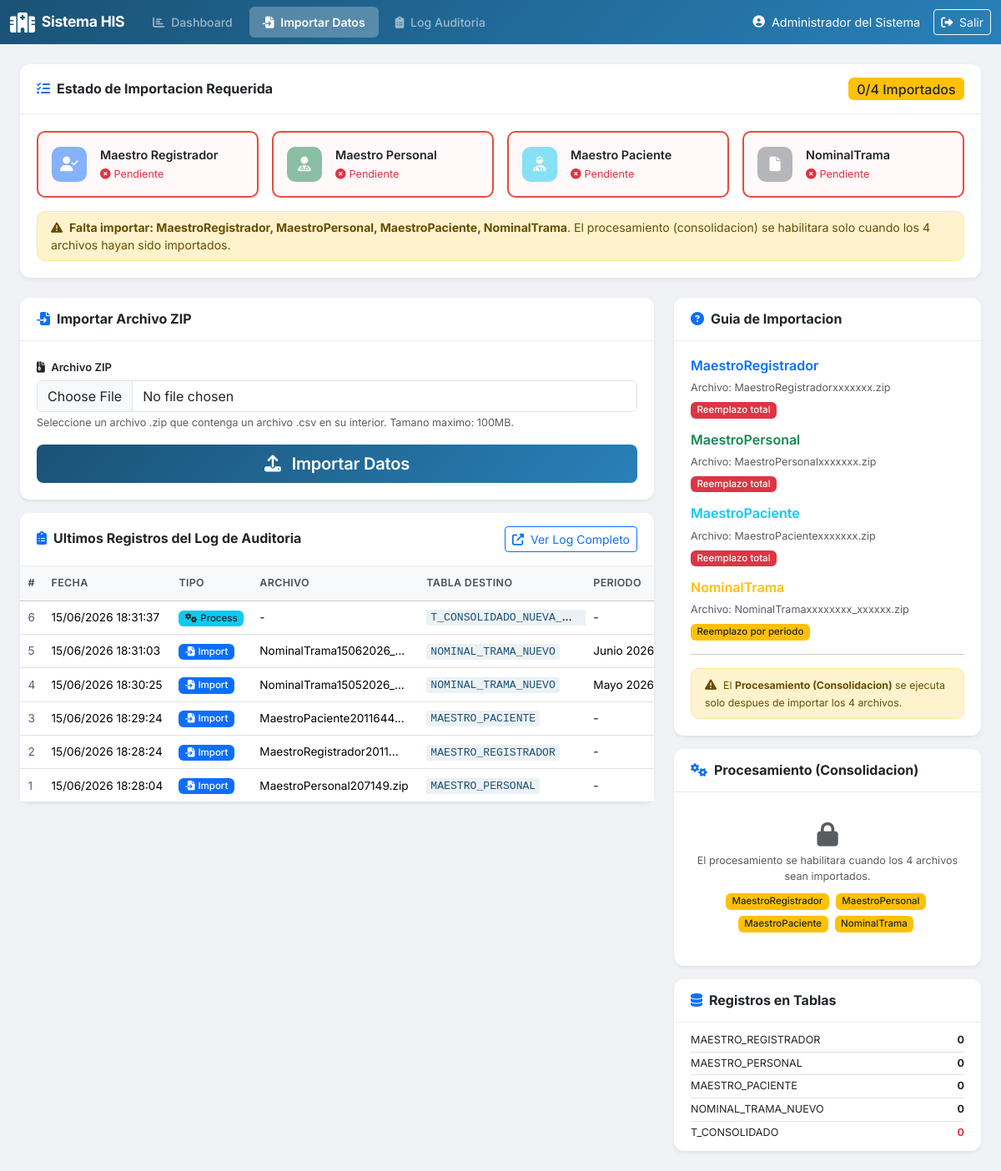
Screenshot of /import.php (signed in) with the database file from the repository.
### tables this page shows
CREATE TABLE `IMPORT_ESTADO` (
  `id` int(11) NOT NULL,
  `tipo_archivo` varchar(50) NOT NULL COMMENT 'MaestroRegistrador, MaestroPersonal, MaestroPaciente, NominalTrama',
  `importado` tinyint(1) NOT NULL DEFAULT 0 COMMENT '1=Importado, 0=Pendiente',
  `fecha_importacion` datetime DEFAULT NULL,
  `nombre_archivo` varchar(255) DEFAULT NULL,
  `periodo_mes` varchar(2) DEFAULT NULL,
  `periodo_anio` varchar(4) DEFAULT NULL,
  `registros_importados` int(11) DEFAULT 0
);

CREATE TABLE `LOG_IMPORTACION` (
  `id_log` int(11) NOT NULL,
  `tipo_operacion` varchar(50) NOT NULL COMMENT 'IMPORT o PROCESS',
  `tipo_archivo` varchar(50) DEFAULT NULL COMMENT 'MaestroRegistrador, MaestroPersonal, MaestroPaciente, NominalTrama',
  `nombre_archivo` varchar(255) DEFAULT NULL,
  `tabla_destino` varchar(100) DEFAULT NULL,
  `periodo_mes` varchar(2) DEFAULT NULL,
  `periodo_anio` varchar(4) DEFAULT NULL,
  `registros_procesados` int(11) DEFAULT 0,
  `modo_importacion` varchar(20) DEFAULT NULL COMMENT 'REEMPLAZO o PERIODO',
  `fecha_operacion` datetime DEFAULT current_timestamp(),
  `usuario` varchar(100) DEFAULT NULL,
  `estado` varchar(20) NOT NULL COMMENT 'EXITO, ERROR, PARCIAL',
  `mensaje` text DEFAULT NULL,
  `duracion_segundos` decimal(10,2) DEFAULT NULL
);

### import.php (the view, shortened to what the rows shown need)
<?php
require_once 'includes/functions.php';
$pdo = getDBConnection();
$importEstado = obtenerEstadoImportacion();
$todosImportados = verificarTodosImportados();
$ultimosLogs = $pdo->query("SELECT * FROM LOG_IMPORTACION ORDER BY fecha_operacion DESC LIMIT 16")->fetchAll();
include 'includes/header.php';
?>
<div class="row mb-4">
    <div class="col-12">
        <div class="card shadow-sm <?= $todosImportados ? 'border-success' : 'border-warning' ?>">
            <div class="card-body">
                <div class="row g-3">
                    <?php
                    $iconos = [
                        'MaestroRegistrador' => ['icon' => 'fa-user-check', 'color' => 'primary', 'label' => 'Maestro Registrador'],
                        'MaestroPersonal' => ['icon' => 'fa-user-md', 'color' => 'success', 'label' => 'Maestro Personal'],
                        'MaestroPaciente' => ['icon' => 'fa-user-injured', 'color' => 'info', 'label' => 'Maestro Paciente'],
                        'MaestroTrama' => ['icon' => 'fa-file-medical', 'color' => 'warning', 'label' => 'Nominal Trama'],
                    ];
                    foreach ($importEstado as $tipo => $info):
                        $cfg = $iconos[$tipo] ?? ['icon' => 'fa-file', 'color' => 'secondary', 'label' => $tipo];
                    ?>
                    <div class="col-lg-3 col-md-6 col-sm-6">
                        <div class="import-status-card <?= $info['importado'] ? 'status-done' : 'status-pending' ?>">
                            <div class="d-flex align-items-center gap-3">
                                <div class="status-icon bg-<?= $cfg['color'] ?> <?= $info['importado'] ? '' : 'opacity-50' ?>">
                                    <i class="fas <?= $cfg['icon'] ?>"></i>
                                </div>
                                <div class="flex-grow-1">
                                    <div class="fw-semibold"><?= $cfg['label'] ?></div>
                                    <?php if ($info['importado']): ?>
                                        <small class="text-success">
                                            <i class="fas fa-check-circle me-1"></i>
                                            <?= number_format($info['registros_importados']) ?> regs.
                                            <?= formatDateTime($info['fecha_importacion']) ?>
                                        </small>
                                        <?php if ($tipo === 'NominalTrama' && $info['periodo_anio'] && $info['periodo_mes']): ?>
                                            <small class="text-muted d-block">Periodo: <?= getNombreMes($info['periodo_mes']) ?> <?= $info['periodo_anio'] ?></small>
                                        <?php endif; ?>
                                    <?php else: ?>
                                        <small class="text-danger"><i class="fas fa-times-circle me-1"></i>Pendiente</small>
                                    <?php endif; ?>
                                </div>
                            </div>
                        </div>
                    </div>
                    <?php endforeach; ?>
                </div>
            </div>
        </div>
    </div>
</div>
<div class="row">
    <div class="col-lg-8">
        <div class="card shadow-sm mt-3">
            <div class="card-body p-0">
                <?php if (empty($ultimosLogs)): ?>
                    <div class="text-center py-4">
                        <i class="fas fa-inbox fa-2x text-muted mb-2"></i>
                        <p class="text-muted mb-0 small">No se encontraron registros en el log</p>
                    </div>
                <?php else: ?>
                    <div class="table-responsive">
                        <table class="table table-hover table-sm mb-0">
                            <thead class="table-light">
                                <tr>
                                    <th>#</th>
                                    <th>Fecha</th>
                                    <th>Tipo</th>
                                    <th>Archivo</th>
                                    <th>Tabla Destino</th>
                                    <th>Periodo</th>
                                </tr>
                            </thead>
                            <tbody>
                                <?php foreach ($ultimosLogs as $log): ?>
                                <tr>
                                    <td class="text-muted"><?= $log['id_log'] ?></td>
                                    <td><?= formatDateTime($log['fecha_operacion']) ?></td>
                                    <td>
                                        <?php if ($log['tipo_operacion'] === 'IMPORT'): ?>
                                            <span class="badge bg-primary"><i class="fas fa-file-import me-1"></i>Import</span>
                                        <?php else: ?>
                                            <span class="badge bg-info text-dark"><i class="fas fa-cogs me-1"></i>Process</span>
                                        <?php endif; ?>
                                    </td>
                                    <td title="<?= clean($log['nombre_archivo']) ?>">
                                        <?= clean(mb_strimwidth($log['nombre_archivo'] ?? '-', 0, 25, '...')) ?>
                                    </td>
                                    <td><code><?= clean($log['tabla_destino'] ?? '-') ?></code></td>
                                    <td>
                                        <?php if ($log['periodo_anio'] && $log['periodo_mes']): ?>
                                            <?= getNombreMes($log['periodo_mes']) ?> <?= $log['periodo_anio'] ?>
                                        <?php else: ?>
                                            -
                                        <?php endif; ?>
                                    </td>
                                </tr>
                                <?php endforeach; ?>
                            </tbody>
                        </table>
                    </div>
                <?php endif; ?>
            </div>
        </div>
    </div>
</div>
<?php include 'includes/footer.php'; ?>

### rows the page displays
import_estado: label "Maestro Registrador", importado 0 (drawn)
import_estado: label "Maestro Personal", importado 0 (drawn)
import_estado: label "Maestro Paciente", importado 0 (drawn)
import_estado: label "NominalTrama", importado 0 (drawn)
log_importacion: id_log "6", fecha_operacion "15/06/2026 18:31:37", tipo_operacion "PROCESS" (drawn), nombre_archivo "-", tabla_destino "T_CONSOLIDADO_NUEVA_…"
log_importacion: id_log "5", fecha_operacion "15/06/2026 18:31:03", tipo_operacion "IMPORT" (drawn), nombre_archivo "NominalTrama15062026_2...", tabla_destino "NOMINAL_TRAMA_NUEVO", periodo_mes "Junio", periodo_anio "2026"
log_importacion: id_log "4", fecha_operacion "15/06/2026 18:30:25", tipo_operacion "IMPORT" (drawn), nombre_archivo "NominalTrama15052026_2...", tabla_destino "NOMINAL_TRAMA_NUEVO", periodo_mes "Mayo", periodo_anio "2026"
log_importacion: id_log "3", fecha_operacion "15/06/2026 18:29:24", tipo_operacion "IMPORT" (drawn), nombre_archivo "MaestroPaciente2011644...", tabla_destino "MAESTRO_PACIENTE"
log_importacion: id_log "2", fecha_operacion "15/06/2026 18:28:24", tipo_operacion "IMPORT" (drawn), nombre_archivo "MaestroRegistrador2011...", tabla_destino "MAESTRO_REGISTRADOR"
log_importacion: id_log "1", fecha_operacion "15/06/2026 18:28:04", tipo_operacion "IMPORT" (drawn), nombre_archivo "MaestroPersonal207149.zip", tabla_destino "MAESTRO_PERSONAL"

### other values shown
$_SESSION['nombre_completo'] "Administrador del Sistema"
4 - count($archivosFaltantes) "0"
implode(', ', $archivosFaltantes) "MaestroRegistrador, MaestroPersonal, MaestroPaciente, NominalTrama"
$falt "MaestroRegistrador"
$falt "MaestroPersonal"
$falt "MaestroPaciente"
$falt "NominalTrama"
$counts['MAESTRO_REGISTRADOR'] "0"
$counts['MAESTRO_PERSONAL'] "0"
$counts['MAESTRO_PACIENTE'] "0"
$counts['NOMINAL_TRAMA_NUEVO'] "0"
$counts['T_CONSOLIDADO'] "0"
